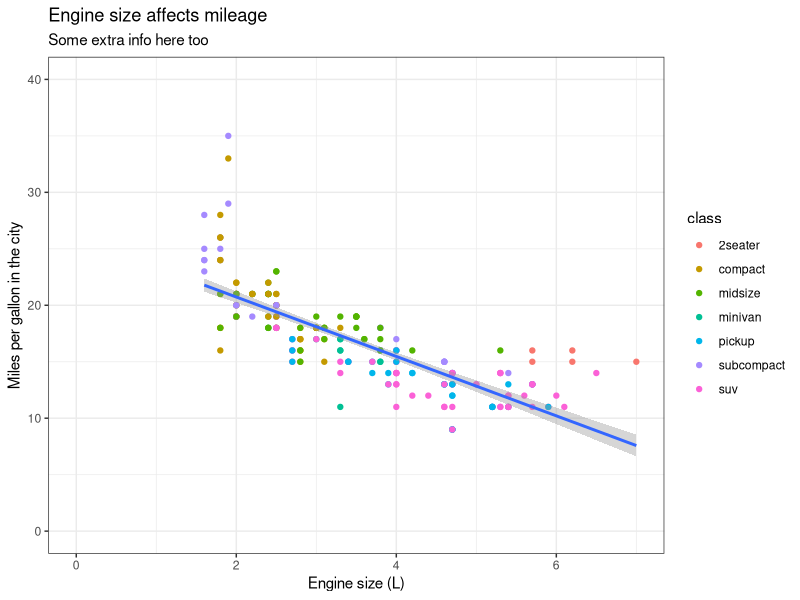

Recreate this plot in R.
## ---- chunk 1
library(tidyverse)

mpg %>% head()

mpg %>% ggplot(aes(x = displ, y = cty)) +
  geom_point(aes(colour = class)) +
  geom_smooth(method='lm')  +
  xlim(0,7) + ylim(0,40) +
  xlab('Engine size (L)') +
  ylab('Miles per gallon in the city') +
  ggtitle(label = 'Engine size affects mileage', subtitle = 'Some extra info here too') +
  theme_bw()
